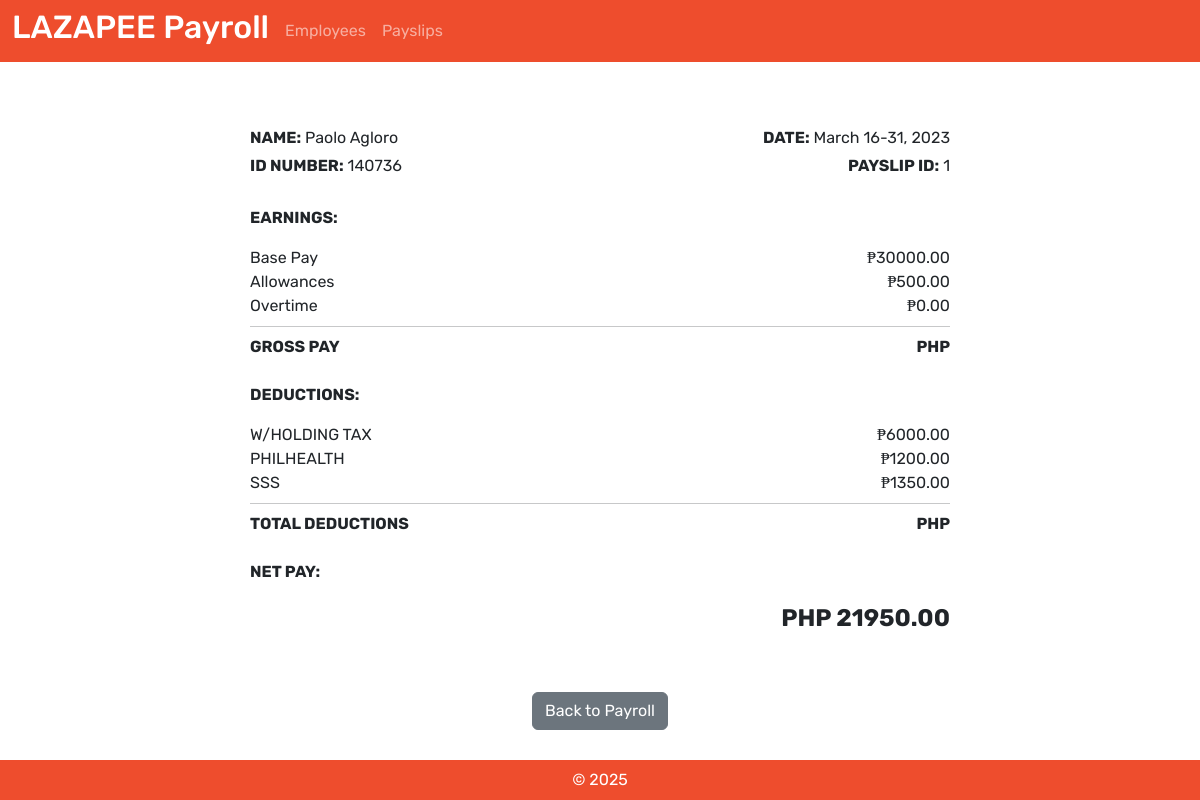
The page /payroll/view/1/ on the database its author committed.
### payroll_app/models.py (models this page shows, shortened)
class Employee(models.Model):
    name = models.CharField(max_length=50)
    id_number = models.CharField(max_length=6, primary_key=True)
    rate = models.FloatField(null=True, blank=True)
    overtime_pay = models.FloatField(null=True, blank=True, default=0)
    allowance = models.FloatField(null=True, blank=True, default=0)
    class Meta:
        ordering = ['name'] # arranges names

class Payslip(models.Model):
    id_number = models.ForeignKey(Employee, on_delete=models.CASCADE) # when employee is deleted, payslip is deleted
    month = models.CharField(max_length=30)
    date_range = models.CharField(max_length=300)
    year = models.CharField(max_length=4)
    pay_cycle = models.IntegerField()
    rate = models.FloatField(null=True, blank=True)
    earning_allowance = models.FloatField(null=True, blank=True)
    deductions_tax = models.FloatField(null=True, blank=True)
    deductions_health = models.FloatField(null=True, blank=True)
    pag_ibig = models.FloatField(null=True, blank=True)
    sss = models.FloatField(null=True, blank=True)
    overtime = models.FloatField(null=True, blank=True)
    total_pay = models.FloatField(null=True, blank=True)
    gross_pay = models.FloatField(null=True, blank=True)
    total_deductions = models.FloatField(null=True, blank=True)
    class Meta:
        ordering = ['year', 'month'] # arranges years and months

### payroll_app/views.py (the view)
# urls.py: path('payroll/view/<int:payslip_id>/', views.view_payslip, name='view_payslip')
def view_payslip(request, payslip_id):
    payslip = get_object_or_404(Payslip, pk=payslip_id)
    thing = {
        'payslip': payslip,
        'employee': payslip.id_number,
        'cycle': payslip.pay_cycle,
    }
    return render(request, 'payroll_app/view_payslip.html', thing)

### payroll_app/templates/payroll_app/view_payslip.html
{% extends 'payroll_app/base.html' %}
{% block content %}
<div class="d-flex justify-content-center mt-5">
    <div style="max-width: 700px; width: 100%;">
        <div class="d-flex justify-content-between mb-4">
            <div>
                <p class="mb-1"><strong>NAME:</strong> {{ employee.name }}</p>
                <p class="mb-1"><strong>ID NUMBER:</strong> {{ employee.id_number }}</p>
            </div>
            <div class="text-end">
                <p class="mb-1"><strong>DATE:</strong> {{ payslip.date_range }}</p>
                <p class="mb-1"><strong>PAYSLIP ID:</strong> {{ payslip.id }}</p>
            </div>
        </div>
        <p class="fw-bold">EARNINGS:</p>
        <div class="row">
            <div class="col-6">Base Pay</div>
            <div class="col-6 text-end">₱{{ payslip.rate|floatformat:2 }}</div>
            <div class="col-6">Allowances</div>
            <div class="col-6 text-end">₱{{ payslip.earning_allowance|floatformat:2 }}</div>
            <div class="col-6">Overtime</div>
            <div class="col-6 text-end">₱{{ payslip.overtime|floatformat:2 }}</div>
        </div>
        <hr class="my-2">
        <div class="d-flex justify-content-between fw-bold mb-4">
            <div>GROSS PAY</div>
            <div>PHP {{ payslip.gross_pay|floatformat:2 }}</div>
        </div>
        <p class="fw-bold">DEDUCTIONS:</p>
        <div class="row">
            <div class="col-6">W/HOLDING TAX</div>
            <div class="col-6 text-end">₱{{ payslip.deductions_tax|floatformat:2 }}</div>
            {% if cycle == 1 %}
            <div class="col-6">Pag-IBIG</div>
            <div class="col-6 text-end">₱{{ payslip.pag_ibig|floatformat:2 }}</div>
            {% else %}
            <div class="col-6">PHILHEALTH</div>
            <div class="col-6 text-end">₱{{ payslip.deductions_health|floatformat:2 }}</div>
            <div class="col-6">SSS</div>
            <div class="col-6 text-end">₱{{ payslip.sss|floatformat:2 }}</div>
            {% endif %}
        </div>
        <hr class="my-2">
        <div class="d-flex justify-content-between fw-bold mb-4">
            <div>TOTAL DEDUCTIONS</div>
            <div>PHP {{ payslip.total_deductions|floatformat:2 }}</div>
        </div>
        <p class="fw-bold">NET PAY:</p>
        <div class="text-end fs-4 fw-bold mb-5">PHP {{ payslip.total_pay|floatformat:2 }}</div>
        <div class="text-center">
            <a href="{% url 'payroll_page' %}" class="btn btn-secondary mt-2">Back to Payroll</a>
        </div>
    </div>
</div>
{% endblock %}

### payroll_app/templates/payroll_app/base.html (style rules this page uses)
body { font-family: 'Rubik'; }

### rows shown on the page
Employee: name "Paolo Agloro", id_number "140736"
Payslip: date_range "March 16-31, 2023", id "1", rate "30000.00", earning_allowance "500.00", overtime "0.00", deductions_tax "6000.00", deductions_health "1200.00", sss "1350.00", total_pay "21950.00"
